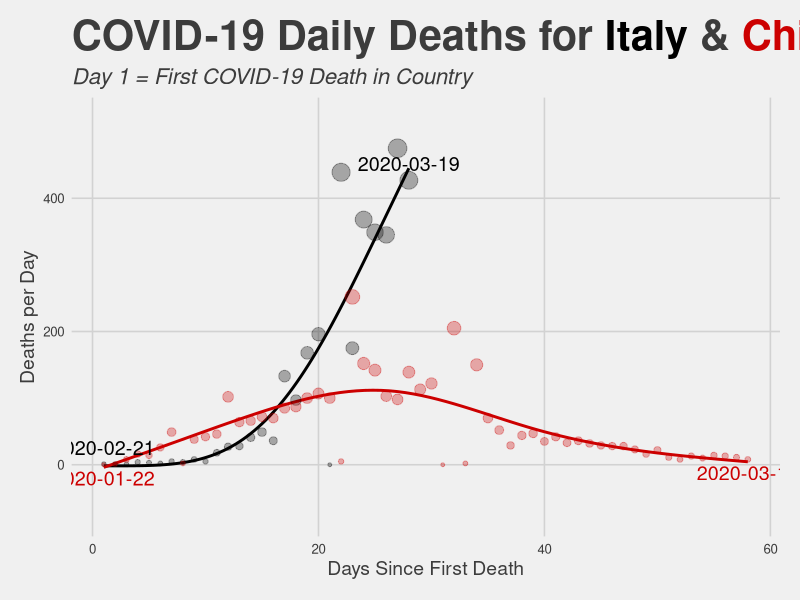
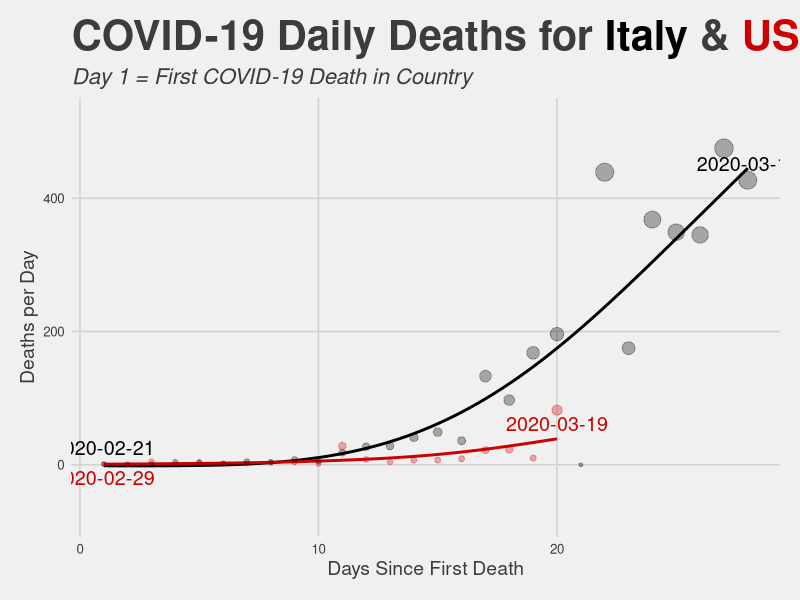
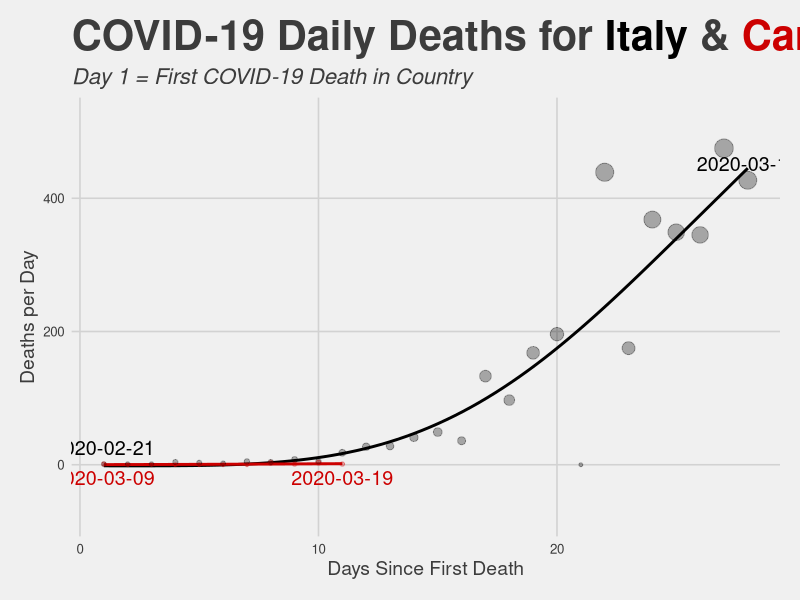
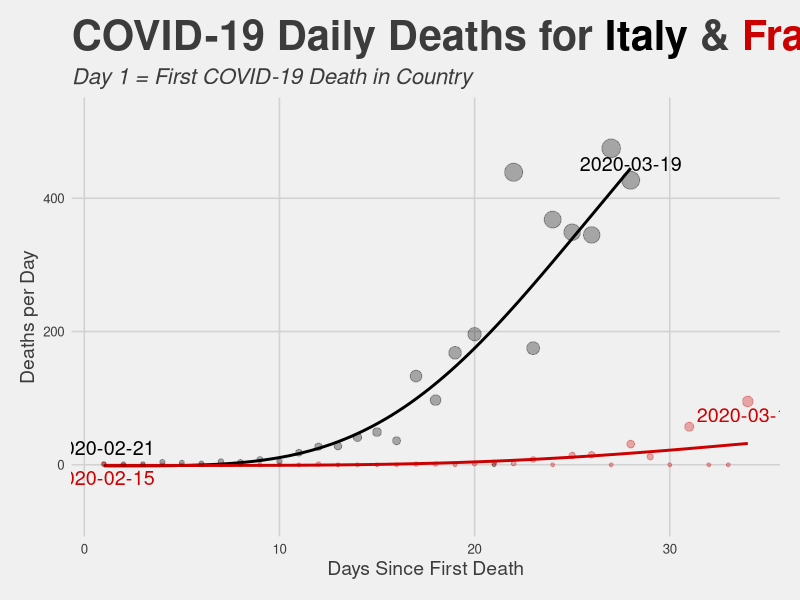
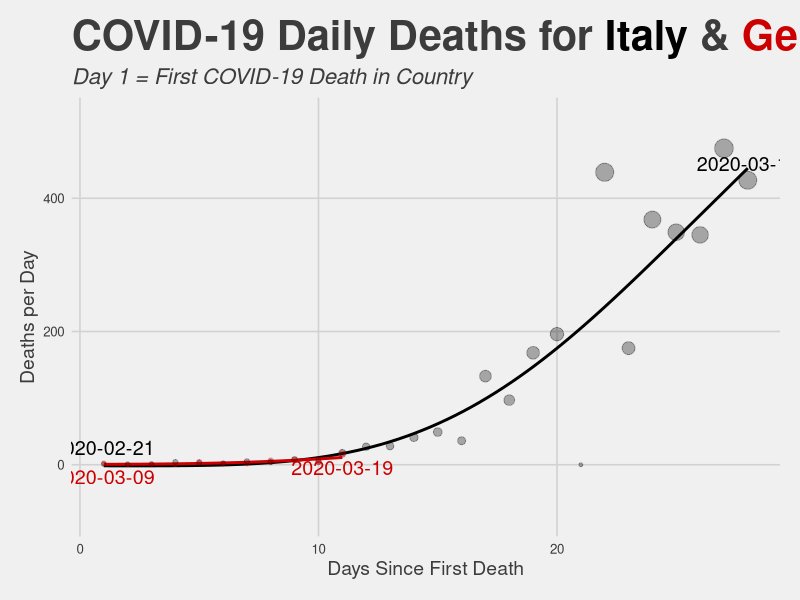

The R source for these figures, in order:
library(tidyverse)
library(ggthemes)
library(ggtext)
library(ggrepel)
library(lubridate)

covid19_tidy <- read_csv("csse_covid19_timeseries_combined_tidy.csv")

countries_of_interest <- c("China", "US", "Canada","France","Germany")

i = 1

for (i in 1:length(countries_of_interest)) {
  
country <- countries_of_interest[i]

covid_italy <- covid19_tidy %>% 
  filter(Country == "Italy",
         Deaths_Total > 0)

covid_italy$Day <- 1:length(covid_italy$Date)

covid_other <- covid19_tidy %>% 
  filter(Country == country,
         Deaths_Total > 0) %>% 
  group_by(Date) %>% 
  summarise(Deaths_Daily = sum(Deaths_Daily))

covid_other$Day <- 1:length(covid_other$Date)

deaths_total_italy <- covid_italy$Deaths_Total[length(covid_italy$Deaths_Total)]

ggplot() +
  
  #add trend line
  stat_smooth(data = covid_italy, aes(x = Day, y = Deaths_Daily), colour = "#000000", alpha = 0.1, method = "gam", fill = NA) +
  stat_smooth(data = covid_other, aes(x = Day, y = Deaths_Daily), colour = "#cc0000", alpha = 0.1, method = "gam", fill = NA) +
  
  #add points
  geom_point(data = covid_italy, aes(x = Day, y = Deaths_Daily, size = Deaths_Daily), colour = "#00000050") +
  geom_point(data = covid_other, aes(x = Day, y = Deaths_Daily, size = Deaths_Daily), colour = "#cc000050") +
  
  #add text
  geom_text(data = covid_italy[c(1,length(covid_italy$Date)),], aes(x = Day, y = Deaths_Daily + 25, label = Date), colour = "#000000", size = 5) +
  geom_text(data = covid_other[c(1,length(covid_other$Date)),], aes(x = Day, y = Deaths_Daily - 20, label = Date), colour = "#cc0000", size = 5) +
  
  #customize the theme
  theme_fivethirtyeight() +
  labs(title = paste("COVID-19 Daily Deaths for **<span style='color:#000000'>Italy**</span> & **<span style='color:#cc0000'>", country, "</span>**", sep = ""),
       x = "Days Since First Death",
       y = "Deaths per Day",
       subtitle = "_Day 1 = First COVID-19 Death in Country_") +
  theme(legend.position = "none",
        plot.title = element_markdown(size = 30),
        plot.subtitle = element_markdown(size = 16),
        axis.title = element_markdown(size = 14)) +
  NULL

#save plot
ggsave(paste0("figures/covid-19_daily_deaths_italy_",country,"_",Sys.Date(),".png"), width = 14, height = 7)

}
